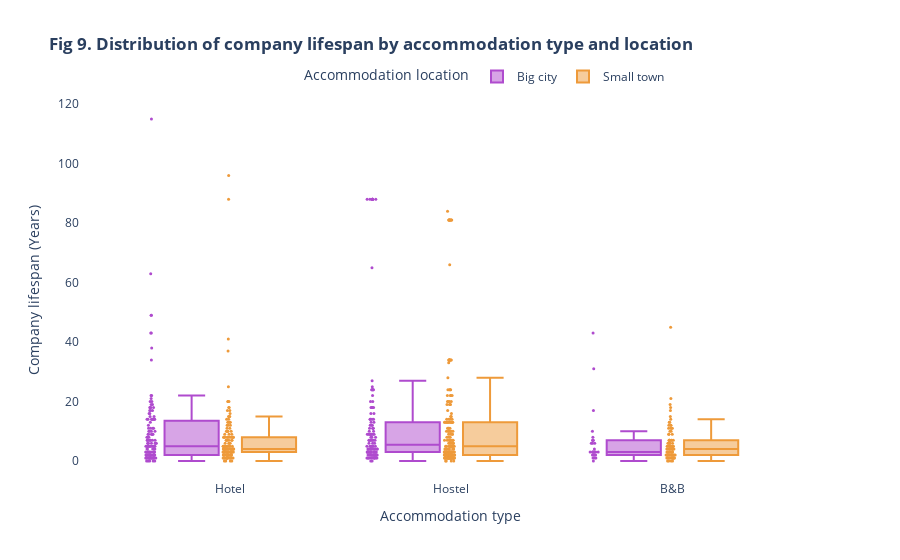

The code cell stored with this chart in its notebook:
### Code cell
# Visualize the distribution of company's age by accommodation type and location
hotel_county_fig = go.Figure()
hotel_county_fig.add_trace(go.Box(x=all_hotel_df[all_hotel_df['county_group']=='Big city']['category'],
                          y=all_hotel_df[all_hotel_df['county_group']=='Big city']['company_age'],
                          name='Big city',
                          marker_color = '#AF4BCE',
                          boxpoints='all',
                          jitter=0.2,
                          whiskerwidth=0.5,
                          marker_size=3,
                          line_width=2)
                       )
hotel_county_fig.add_trace(go.Box(x=all_hotel_df[all_hotel_df['county_group']=='Small town']['category'],
                          y=all_hotel_df[all_hotel_df['county_group']=='Small town']['company_age'],
                          name='Small town',
                          marker_color = '#EE9A3A',
                          boxpoints='all',
                          jitter=0.2,
                          whiskerwidth=0.5,
                          marker_size=3,
                          line_width=2)
                       )

hotel_county_fig.update_layout(
    title="<b> Fig 9. Distribution of company lifespan by accommodation type and location<b>",
    xaxis_tickfont_size=12,
    xaxis=dict(
        title='Accommodation type',
        titlefont_size=14,
        tickfont_size=12
    ),
    yaxis=dict(
        title='Company lifespan (Years)',
        titlefont_size=14,
        tickfont_size=12
    ),
    legend=dict(
        orientation='h',
        x=0.3,
        y=1.1,
        title='Accommodation location',
        bgcolor='rgba(255, 255, 255, 0)',
        bordercolor='rgba(255, 255, 255, 0)'
    ),
    boxmode='group',
    plot_bgcolor='rgba(0, 0, 0, 0)',
    paper_bgcolor='rgba(0, 0, 0, 0)',
    uniformtext_minsize=8,
    uniformtext_mode='show'
)

hotel_county_fig.show()

### Figure 1 — Plotly figure (JSON) as saved in the notebook; plotly's stock layout.template omitted (floating-point values rounded to 4 significant figures; data arrays with more than 128 entries replaced by an {"elided": "..."} marker saying what was removed)
{"data": [{"boxpoints": "all", "jitter": 0.2, "line": {"width": 2}, "marker": {"color": "#AF4BCE", "size": 3}, "name": "Big city", "type": "box", "whiskerwidth": 0.5, "x": {"elided": "293 str values"}, "y": {"elided": "293 int values"}}, {"boxpoints": "all", "jitter": 0.2, "line": {"width": 2}, "marker": {"color": "#EE9A3A", "size": 3}, "name": "Small town", "type": "box", "whiskerwidth": 0.5, "x": {"elided": "444 str values"}, "y": {"elided": "444 int values"}}], "layout": {"boxmode": "group", "legend": {"bgcolor": "rgba(255, 255, 255, 0)", "bordercolor": "rgba(255, 255, 255, 0)", "orientation": "h", "title": {"text": "Accommodation location"}, "x": 0.3, "y": 1.1}, "paper_bgcolor": "rgba(0, 0, 0, 0)", "plot_bgcolor": "rgba(0, 0, 0, 0)", "title": {"text": "<b> Fig 9. Distribution of company lifespan by accommodation type and location<b>"}, "uniformtext": {"minsize": 8, "mode": "show"}, "xaxis": {"tickfont": {"size": 12}, "title": {"font": {"size": 14}, "text": "Accommodation type"}}, "yaxis": {"tickfont": {"size": 12}, "title": {"font": {"size": 14}, "text": "Company lifespan (Years)"}}}}
